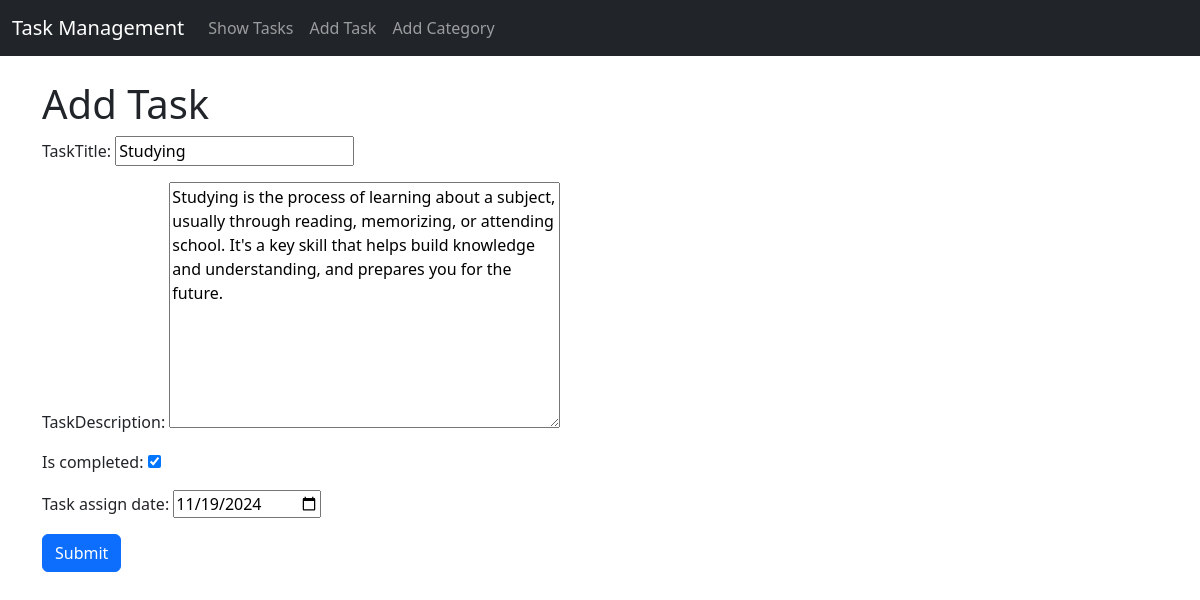
The app's page /task/edit/2/ with its own data.
### tasks/models.py (models this page shows, shortened)
class TaskModel(models.Model):
    taskTitle = models.CharField(max_length=100)
    taskDescription = models.TextField()
    is_completed = models.BooleanField(default=False)
    task_assign_date = models.DateField()

### tasks/views.py (the view)
# urls.py: path('edit/<int:id>/', views.edit_task, name='edit_task'),
def edit_task(request, id):
    task = get_object_or_404(TaskModel, pk=id)
    if request.method == 'POST':
        task_form = TaskForm(request.POST, instance=task)
        if task_form.is_valid():
            task_form.save()
            return redirect('show_tasks')
    else:
        task_form = TaskForm(instance=task)
    return render(request, 'add_task.html', {'form': task_form})

### tasks/forms.py
class TaskForm(forms.ModelForm):
    task_assign_date = forms.DateField(
        widget=forms.DateInput(attrs={'type': 'date'}),
        input_formats=['%Y-%m-%d'],
    )
    class Meta:
        model = TaskModel
        fields = '__all__'

### tasks/templates/add_task.html
{% extends 'base.html' %} {% block content %}
<h1>Add Task</h1>
<form method="post">
  {% csrf_token %} {{ form.as_p }}
  <button class="btn btn-primary">Submit</button>
</form>
{% endblock %}

### records on screen
TaskModel: taskTitle "Studying", taskDescription "Studying is the process of learning about a subject, usually through reading, memorizing, or attending school. It's a key skill that helps build knowledge and understanding, and prepares you for the future.", is_completed "☑", task_assign_date "11/19/2024"
